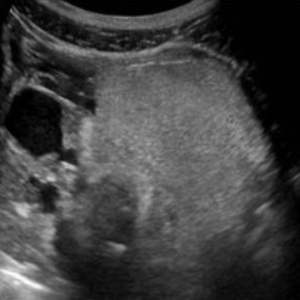
#> input picture webapp/presets/case_classic_pcom.jpg, 300 x 300 px; its folder holds only this picture in this run
$ python -i test_log_detector.py   (imports and definitions only)   (older library calls are emulated)
#> lines starting #> are read from the running program, lines starting #| are printed output that depends on the picture; after the words box and inside, x2 and y2 are one past the last pixel; in counts of white or black regions, pixels touching at a corner belong together
import os
import glob
import math
import cv2
import numpy as np
import matplotlib
# [1 line not run here, left out]
import matplotlib.pyplot as plt

def evaluate_follicles_and_pdi(img_path, save_plot_path=None):
#> called with img_path = 'webapp/presets/case_classic_pcom.jpg'
    img = cv2.imread(img_path)
#> img is the input picture: shape (300, 300, 3); min 0, max 254, mean 64.9
    gray = cv2.cvtColor(img, cv2.COLOR_BGR2GRAY)
    h, w = gray.shape
#> h = 300; w = 300

    # 1. Preprocessing: Handle non-cropped vs cropped
    # For full ultrasound screens with black backgrounds, find the active scan region
    _, thresh_active = cv2.threshold(gray, 15, 255, cv2.THRESH_BINARY)
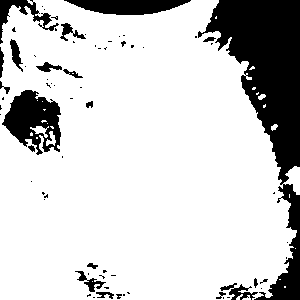
#> thresh_active: shape (300, 300); 81.1% white; 70 black regions (51 under 20 px), largest, box (x1, y1, x2, y2) and area: (198, 0, 300, 300) 11155, (2, 90, 61, 155) 2227, (64, 0, 191, 15) 1343
    active_pts = np.argwhere(thresh_active > 0)
#> active_pts = 72978 pairs, first value 0 to 299, second value 0 to 299

    if len(active_pts) > 0:
        min_y, min_x = active_pts.min(axis=0)
#> min_y = 0; min_x = 0
        max_y, max_x = active_pts.max(axis=0)
#> max_y = 299; max_x = 299
        # If there are prominent black margins (>15% of frame)
        if (max_x - min_x < 0.88 * w) or (max_y - min_y < 0.88 * h):
            crop_pad = 5
            c_y1 = max(0, min_y - crop_pad)
            c_y2 = min(h, max_y + crop_pad)
            c_x1 = max(0, min_x - crop_pad)
            c_x2 = min(w, max_x + crop_pad)
            gray = gray[c_y1:c_y2, c_x1:c_x2]
            img = img[c_y1:c_y2, c_x1:c_x2]
            h, w = gray.shape

    # Bilateral smoothing for speckle suppression
    denoised = cv2.bilateralFilter(gray, d=5, sigmaColor=30, sigmaSpace=30)
    clahe = cv2.createCLAHE(clipLimit=2.0, tileGridSize=(8, 8))
    enhanced = clahe.apply(denoised)

    # 2. Ovary boundary & centroid estimation
    # The ovary occupies the central portion of the ultrasound frame
    # We use adaptive thresholding and morphological closing
    blurred = cv2.GaussianBlur(denoised, (15, 15), 0)
    _, ovary_bin = cv2.threshold(blurred, 0, 255, cv2.THRESH_BINARY + cv2.THRESH_OTSU)
#> ovary_bin: shape (300, 300); 51.5% white; 9 black regions (2 under 20 px), largest, box (x1, y1, x2, y2) and area: (55, 0, 300, 300) 29397, (0, 0, 175, 162) 11807, (56, 0, 192, 17) 1652

    # Fill small holes
    k_close = cv2.getStructuringElement(cv2.MORPH_ELLIPSE, (max(11, min(h, w)//15), max(11, min(h, w)//15)))
    ovary_closed = cv2.morphologyEx(ovary_bin, cv2.MORPH_CLOSE, k_close)
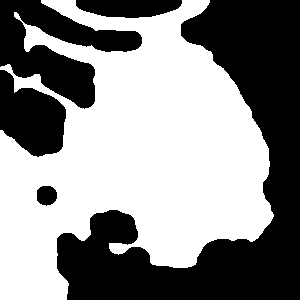
#> ovary_closed: shape (300, 300); 54.8% white; 5 black regions

    contours, _ = cv2.findContours(ovary_closed, cv2.RETR_EXTERNAL, cv2.CHAIN_APPROX_SIMPLE)
#> contours = 1 contour; box (x1, y1, x2, y2) and area: (0, 0, 274, 300) 48738
    if contours:
        best_c = max(contours, key=cv2.contourArea)
#> best_c = contour of 669 points, box (x1, y1, x2, y2) (0, 0, 274, 300), area 48738
        hull = cv2.convexHull(best_c)
#> hull = contour of 16 points, box (x1, y1, x2, y2) (0, 0, 274, 300), area 69371
        M = cv2.moments(hull)
#> M = moments, m00 69371, centre m10/m00, m01/m00 = (122.5, 146.4)
        if M["m00"] > 0:
            cx = M["m10"] / M["m00"]
#> cx = 122.5
            cy = M["m01"] / M["m00"]
#> cy = 146.4
        else:
            cx, cy = w / 2.0, h / 2.0
    else:
        cx, cy = w / 2.0, h / 2.0
        # Default ellipse
        hull = cv2.ellipse2Poly((int(cx), int(cy)), (int(w * 0.42), int(h * 0.42)), 0, 0, 360, 5)

    ovary_mask = np.zeros((h, w), dtype=np.uint8)
    cv2.drawContours(ovary_mask, [hull], -1, 255, -1)
#> ovary_mask: shape (300, 300); 77.6% white; 2 black regions, box (x1, y1, x2, y2) and area: (68, 0, 300, 300) 19413, (0, 0, 40, 66) 728

    # 3. Multi-scale Laplacian of Gaussian (LoG) for dark acoustic follicles
    # Dark circular blobs on bright background correspond to POSITIVE response of normalized LoG:
    # LoG = sigma^2 * (d2I/dx2 + d2I/dy2)
    # Scales: sigma from 2.5 to 14.0 (radii approx 3.5px to 20px)
    sigmas = np.linspace(2.5, 12.0, 10)
    log_responses = []

    for sigma in sigmas:
        # Gaussian smoothing
        # Using cv2.Laplacian on Gaussian blurred image
        ksize = int(6 * sigma + 1)
        if ksize % 2 == 0:
            ksize += 1
        blurred_s = cv2.GaussianBlur(enhanced.astype(np.float32), (ksize, ksize), sigma)
        # Standard Laplacian: positive for local minima (dark regions)
        lap = cv2.Laplacian(blurred_s, cv2.CV_32F, ksize=3)
        # Normalized LoG response: sigma^2 * Laplacian
        norm_log = (sigma ** 2) * lap
        log_responses.append(norm_log)
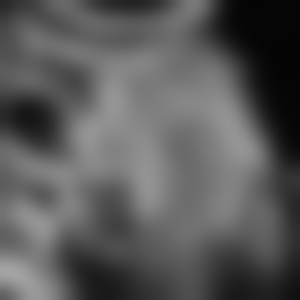
#> blurred_s: shape (300, 300) float32; min 4.47, max 163.9, mean 89.8
#> after the loop, log_responses = 10 items

    log_volume = np.stack(log_responses, axis=-1)

    # Find local 3D maxima in (x, y, scale)
    candidates = []
    threshold = 12.0 # Minimum LoG response for fluid cyst contrast

    for scale_idx, sigma in enumerate(sigmas):
        resp = log_volume[:, :, scale_idx]
        # Restrict to inside ovary mask
        resp_ovary = np.where(ovary_mask > 0, resp, 0)

        # Regional maxima via maximum filter
        from scipy.ndimage import maximum_filter
        local_max = maximum_filter(resp_ovary, size=int(2 * sigma + 1))
        peaks = (resp_ovary == local_max) & (resp_ovary > threshold)

        peak_y, peak_x = np.nonzero(peaks)
        for py, px in zip(peak_y, peak_x):
            val = resp_ovary[py, px]
            radius = math.sqrt(2.0) * sigma
            candidates.append({
                "x": float(px),
                "y": float(py),
                "radius": float(radius),
                "sigma": float(sigma),
                "response": float(val)
            })
#> this loop made 10 passes
#> pass 1, in evaluate_follicles_and_pdi, `local_max = maximum_filter(resp_ovary, size=int(2 * sigma + 1))`:
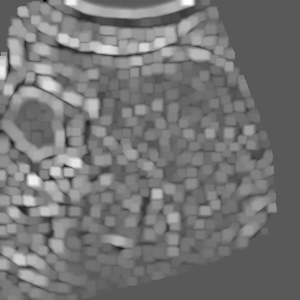
#> local_max: shape (300, 300) float32; min -136.5, max 253.9, mean 42.2; drawn with min black and max white
#> after the loop: peaks: shape (300, 300) bool; 0.03% white in thin lines or dots
#> after the loop:
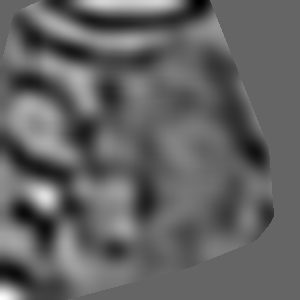
#> resp_ovary: shape (300, 300) float32; min -262.5, max 395.7, mean -6.1; drawn with min black and max white
#> after the loop, candidates = 1348 items

    # Sort candidates by response strength
    candidates.sort(key=lambda c: -c["response"])

    # 4. Rigorous Follicle Validation: Non-maximum suppression + Stroma Contrast Check
    validated_follicles = []
    for cand in candidates:
        cx_f, cy_f = cand["x"], cand["y"]
        r = cand["radius"]

        # Suppression check
        overlap = False
        for accepted in validated_follicles:
            dist = math.hypot(cx_f - accepted["x"], cy_f - accepted["y"])
            if dist < 0.7 * (r + accepted["radius"]):
                overlap = True
                break
        if overlap:
            continue

        # Stroma contrast test:
        # Follicle core (inner disk of radius 0.6 * r)
        # Stroma rim (annulus between 1.1 * r and 1.8 * r)
        y_grid, x_grid = np.ogrid[:h, :w]
        dist_from_c = np.hypot(x_grid - cx_f, y_grid - cy_f)

        inner_mask = (dist_from_c <= 0.6 * r) & (ovary_mask > 0)
        rim_mask = (dist_from_c >= 1.1 * r) & (dist_from_c <= 1.8 * r) & (ovary_mask > 0)

        if np.sum(inner_mask) < 4 or np.sum(rim_mask) < 8:
            continue

        inner_mean = np.mean(gray[inner_mask])
        rim_mean = np.mean(gray[rim_mask])

        # Hypoechoic contrast criterion: rim must be brighter than core
        contrast = (rim_mean - inner_mean) / max(1.0, rim_mean)

        # True antral follicles have contrast > 0.12 (anechoic fluid with echogenic rim)
        # and core intensity must not be extremely bright
        if contrast >= 0.10 and inner_mean < 140:
            cand["contrast"] = float(contrast)
            cand["inner_mean"] = float(inner_mean)
            cand["rim_mean"] = float(rim_mean)
            validated_follicles.append(cand)
#> this loop made 1348 passes
#> (cx_f, cy_f, r, inner_mean, rim_mean, contrast) on passes 1, 4, 8: (0, 299, 16.97, 115.7, 190.2, 0.392), (46, 196, 12.49, 23.93, 100.4, 0.762), (176, 0, 9.51, 1.98, 61.61, 0.968)
#> pass 1, in evaluate_follicles_and_pdi, `dist_from_c = np.hypot(x_grid - cx_f, y_grid - cy_f)`:
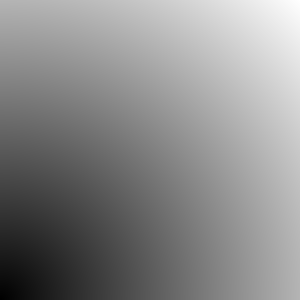
#> dist_from_c: shape (300, 300) float64; min 0, max 422.8, mean 228.9; drawn with min black and max white
#> pass 1, in evaluate_follicles_and_pdi, `rim_mask = (dist_from_c >= 1.1 * r) & (dist_from_c <= 1.8 * r) & (ovar..`:
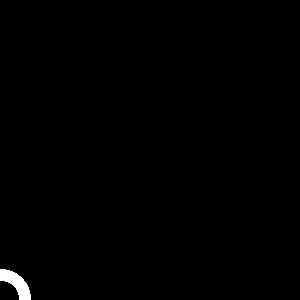
#> rim_mask: shape (300, 300) bool; 0.53% white; 1 white region, box (x1, y1, x2, y2) and area: (0, 269, 31, 300) 474
#> after the loop, validated_follicles = 315 items

    # 5. Compute PDI for each validated follicle
    hull_pts = hull.reshape(-1, 2).astype(np.float32)
#> hull_pts = 16 rows, first 8: [209, 0], [268, 148], [269, 161], [273, 214], [273, 216], [270, 222], [258, 237], [257, 238]
    pdi_values = []

    for f in validated_follicles:
        fx, fy = f["x"], f["y"]
        d_center = math.hypot(fx - cx, fy - cy)
        theta = math.atan2(fy - cy, fx - cx)

        # Ray casting to find boundary intersection
        ray_dx, ray_dy = math.cos(theta), math.sin(theta)
        max_dist = math.hypot(w, h)
        p1 = (cx, cy)
        p2 = (cx + ray_dx * max_dist, cy + ray_dy * max_dist)

        closest_b = max_dist
        bx, by = cx + ray_dx * 50, cy + ray_dy * 50

        for i in range(len(hull_pts)):
            q1 = hull_pts[i]
            q2 = hull_pts[(i + 1) % len(hull_pts)]
            denom = (p2[0] - p1[0]) * (q2[1] - q1[1]) - (p2[1] - p1[1]) * (q2[0] - q1[0])
            if abs(denom) > 1e-6:
                t = ((q1[0] - p1[0]) * (q2[1] - q1[1]) - (q1[1] - p1[1]) * (q2[0] - q1[0])) / denom
                u = ((q1[0] - p1[0]) * (p2[1] - p1[1]) - (q1[1] - p1[1]) * (p2[0] - p1[0])) / denom
                if t > 0 and 0.0 <= u <= 1.0:
                    inter_dist = math.hypot(p1[0] + t * (p2[0] - p1[0]) - cx, p1[1] + t * (p2[1] - p1[1]) - cy)
                    if inter_dist < closest_b:
                        closest_b = inter_dist
                        bx = p1[0] + t * (p2[0] - p1[0])
                        by = p1[1] + t * (p2[1] - p1[1])

        rho = np.clip(d_center / max(1.0, closest_b), 0.05, 0.98)
        f["pdi"] = float(rho)
        f["center_dist"] = float(d_center)
        f["boundary_dist"] = float(closest_b)
        f["bx"] = float(bx)
        f["by"] = float(by)
        pdi_values.append(rho)
#> this loop made 315 passes
#> (fx, fy, d_center, theta, ray_dx, ray_dy, p2) on passes 1 to 3: (0, 299, 195.7, 2.25, -0.626, 0.78, (-143.1, 477.2)), (46, 196, 91.2, 2.57, -0.839, 0.544, (-233.4, 377.3)), (176, 0, 155.8, -1.22, 0.343, -0.939, (268.1, -252.1))

    pdi_mean = float(np.mean(pdi_values)) if pdi_values else 0.0
    pdi_median = float(np.median(pdi_values)) if pdi_values else 0.0
    prc_65 = float(np.mean(np.array(pdi_values) >= 0.65)) if pdi_values else 0.0
    fnpo = len(validated_follicles)

    # 6. Save visualization if requested
    if save_plot_path:
        fig, ax = plt.subplots(figsize=(7, 7), dpi=150)
        ax.imshow(cv2.cvtColor(img, cv2.COLOR_BGR2RGB))

        # Ovary contour
        hull_plot = np.vstack([hull_pts, hull_pts[0]])
        ax.plot(hull_plot[:, 0], hull_plot[:, 1], color='#00e5ff', linewidth=2.0, label='Ovary Capsule Boundary')

        # Ovary center
        ax.scatter([cx], [cy], color='#ffea00', s=80, marker='+', linewidths=2.5, label=f'Ovarian Centroid ({cx:.0f},{cy:.0f})')

        # Follicles and vectors
        for idx, f in enumerate(validated_follicles):
            fx, fy, r, rho = f["x"], f["y"], f["radius"], f["pdi"]
            # Color: Green if peripheral (PCOS string-of-pearls), Amber if central
            color = '#00e676' if rho >= 0.65 else '#ff9100'

            circle = plt.Circle((fx, fy), r, color=color, fill=False, linewidth=1.8)
            ax.add_patch(circle)

            # Center to follicle line
            ax.plot([cx, fx], [cy, fy], color='#ffffff', linestyle=':', linewidth=0.8, alpha=0.7)
            # Follicle to boundary ray
            ax.plot([fx, f["bx"]], [fy, f["by"]], color='#ff1744', linestyle='--', linewidth=0.9, alpha=0.8)

            # PDI text
            ax.text(fx + r + 2, fy, f"{rho:.2f}", color='#ffffff', fontsize=7,
                    bbox=dict(boxstyle="square,pad=0.1", fc="black", ec="none", alpha=0.6))

        ax.set_title(f"FNPO: {fnpo} Follicles | Mean PDI: {pdi_mean:.3f} | PRC (>=0.65): {prc_65*100:.1f}%\nRotterdam: {'POSITIVE (PCOM)' if fnpo >= 12 and pdi_mean >= 0.65 else ('BORDERLINE' if fnpo >= 10 else 'NEGATIVE (Normal)')}", fontsize=10, pad=10)
        ax.axis('off')
        plt.tight_layout()
        plt.savefig(save_plot_path, bbox_inches='tight')
        plt.close()

    return {
        "fnpo": fnpo,
        "pdi_mean": round(pdi_mean, 3),
        "pdi_median": round(pdi_median, 3),
        "prc_65": round(prc_65, 3),
        "follicles": validated_follicles
    }

# Test on 5 infected and 5 noninfected
dataset_dir = r"C:\Users\ritur\.cache\kagglehub\datasets\ibadeus\pcos-xai-ultrasound-dataset\versions\1\PCOS"
inf_files = sorted(glob.glob(os.path.join(dataset_dir, "infected", "*.jpg")))[:5]
non_files = sorted(glob.glob(os.path.join(dataset_dir, "noninfected", "*.jpg")))[:5]

# [14 lines not run here, left out]

>>> result = evaluate_follicles_and_pdi('webapp/presets/case_classic_pcom.jpg')

$ run again, on webapp/presets/case_marked_pcom.jpg
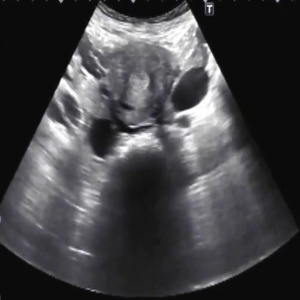
#> input picture webapp/presets/case_marked_pcom.jpg, 300 x 300 px
#> in evaluate_follicles_and_pdi, img is the input picture: shape (300, 300, 3); mean B, G, R 69.2, 66.7, 67.1
#> in evaluate_follicles_and_pdi, `_, thresh_active = cv2.threshold(gray, 15, 255, cv2.THRESH_BINARY)`:
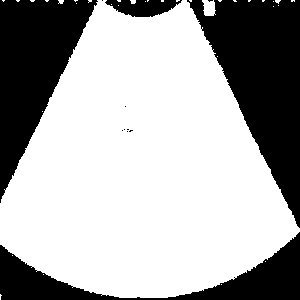
#> thresh_active: shape (300, 300); 67% white; 12 black regions (8 under 20 px), largest, box (x1, y1, x2, y2) and area: (187, 0, 300, 228) 12753, (0, 0, 98, 203) 9868, (0, 232, 300, 300) 6213, (105, 0, 182, 17) 885
#> active_pts = 60263 pairs, first value 0 to 299, second value 0 to 299
#> min_y = 0
#> max_y = 299
#> ovary_bin: shape (300, 300); 32% white; 3 white regions, box (x1, y1, x2, y2) and area: (14, 6, 246, 260) 28497, (192, 274, 230, 289) 231, (207, 3, 212, 11) 34
#> ovary_closed: shape (300, 300); 34.5% white; 2 white regions
#> contours = 2 contours; box (x1, y1, x2, y2) and area: (15, 0, 247, 260) 32717, (193, 275, 230, 289) 184
#> best_c = contour of 462 points, box (x1, y1, x2, y2) (15, 0, 247, 260), area 32717
#> hull = contour of 25 points, box (x1, y1, x2, y2) (15, 0, 247, 260), area 46008
#> M = moments, m00 46008.5, centre m10/m00, m01/m00 = (136.9, 136.6)
#> cx = 136.9
#> cy = 136.6
#> ovary_mask: shape (300, 300); 51.5% white; 1 black region, box (x1, y1, x2, y2) and area: (0, 0, 300, 300) 43605
#> after the loop in evaluate_follicles_and_pdi, `for sigma in sigmas:`: log_responses = 10 items
#> after the loop in evaluate_follicles_and_pdi, `for scale_idx, sigma in enumerate(sigmas):`: candidates = 792 items
#> the loop in evaluate_follicles_and_pdi, `for cand in candidates:` made 792 passes
#> (cx_f, cy_f, r, inner_mean, rim_mean, contrast) on passes 1, 6, 7: (187, 96, 13.99, 33.94, 136.6, 0.751), (184, 122, 5.03, 85.17, 179.7, 0.526), (103, 135, 16.97, 23.75, 124.2, 0.809)
#> pass 1, in evaluate_follicles_and_pdi, `rim_mask = (dist_from_c >= 1.1 * r) & (dist_from_c <= 1.8 * r) & (ovar..`:
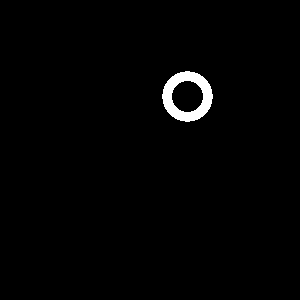
#> rim_mask: shape (300, 300) bool; 1.4% white; 1 white region, box (x1, y1, x2, y2) and area: (162, 71, 213, 122) 1244
#> after the loop in evaluate_follicles_and_pdi, `for cand in candidates:`: validated_follicles = 171 items
#> hull_pts = 25 pairs, first value 15 to 246, second value 0 to 259
#> the loop in evaluate_follicles_and_pdi, `for f in validated_follicles:` made 171 passes
#> (fx, fy, d_center, theta, ray_dx, ray_dy, p2) on passes 1 to 3: (187, 96, 64.51, -0.682, 0.777, -0.63, (466.4, -130.7)), (184, 122, 49.32, -0.301, 0.955, -0.297, (542, 10.66)), (103, 135, 33.94, -3.09, -0.999, -0.0485, (-286.9, 116.1))

$ run again, on webapp/presets/case_multifollicular.jpg
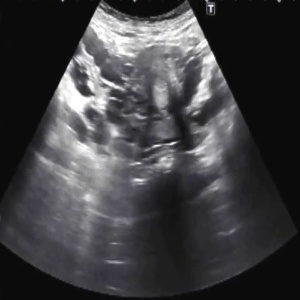
#> input picture webapp/presets/case_multifollicular.jpg, 300 x 300 px
#> in evaluate_follicles_and_pdi, img is the input picture: shape (300, 300, 3); mean B, G, R 65.9, 63.6, 63.9
#> in evaluate_follicles_and_pdi, `_, thresh_active = cv2.threshold(gray, 15, 255, cv2.THRESH_BINARY)`:
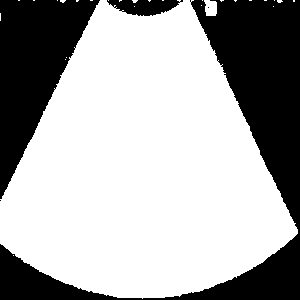
#> thresh_active: shape (300, 300); 66.8% white; 5 black regions (2 under 20 px), largest, box (x1, y1, x2, y2) and area: (0, 0, 300, 300) 19081, (0, 0, 100, 199) 9948, (107, 0, 183, 16) 819
#> active_pts = 60150 pairs, first value 0 to 298, second value 0 to 297
#> min_y = 0
#> max_y = 298; max_x = 297
#> ovary_bin: shape (300, 300); 29.2% white; 7 white regions (1 under 20 px), largest, box (x1, y1, x2, y2) and area: (36, 4, 227, 256) 23672, (187, 99, 237, 173) 2093, (205, 177, 227, 195) 256, (126, 110, 145, 124) 169, (108, 259, 122, 265) 72, (208, 3, 214, 11) 36
#> ovary_closed: shape (300, 300); 33.4% white; 1 white region
#> contours = 1 contour; box (x1, y1, x2, y2) and area: (37, 0, 238, 265) 31494
#> best_c = contour of 398 points, box (x1, y1, x2, y2) (37, 0, 238, 265), area 31494
#> hull = contour of 22 points, box (x1, y1, x2, y2) (37, 0, 238, 265), area 40450
#> M = moments, m00 40449.5, centre m10/m00, m01/m00 = (137.1, 126.8)
#> cx = 137.1
#> cy = 126.8
#> ovary_mask: shape (300, 300); 45.3% white; 1 white region, box (x1, y1, x2, y2) and area: (37, 0, 238, 265) 40813
#> after the loop in evaluate_follicles_and_pdi, `for sigma in sigmas:`: log_responses = 10 items
#> after the loop in evaluate_follicles_and_pdi, `for scale_idx, sigma in enumerate(sigmas):`: candidates = 726 items
#> the loop in evaluate_follicles_and_pdi, `for cand in candidates:` made 726 passes
#> (cx_f, cy_f, r, inner_mean, rim_mean, contrast) on passes 1, 4, 7: (84, 90, 6.52, 56.96, 195.2, 0.708), (91, 113, 6.52, 67.42, 172.8, 0.61), (80, 76, 8.01, 69.19, 170.2, 0.593)
#> pass 1, in evaluate_follicles_and_pdi, `dist_from_c = np.hypot(x_grid - cx_f, y_grid - cy_f)`:
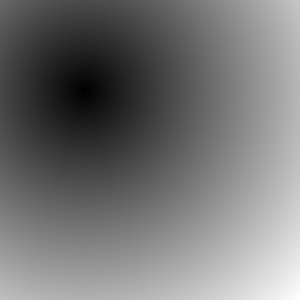
#> dist_from_c: shape (300, 300) float64; min 0, max 299.8, mean 137.3; drawn with min black and max white
#> after the loop in evaluate_follicles_and_pdi, `for cand in candidates:`: validated_follicles = 155 items
#> hull_pts = 22 rows, first 8: [212, 0], [237, 109], [237, 115], [236, 126], [226, 186], [225, 188], [222, 191], [121, 263]
#> the loop in evaluate_follicles_and_pdi, `for f in validated_follicles:` made 155 passes
#> (fx, fy, d_center, theta, ray_dx, ray_dy, p2) on passes 1 to 3: (84, 90, 64.65, -2.54, -0.822, -0.57, (-211.6, -114.8)), (91, 113, 48.16, -2.85, -0.958, -0.287, (-269.3, 5.06)), (80, 76, 76.47, -2.41, -0.747, -0.665, (-179.9, -155.2))
